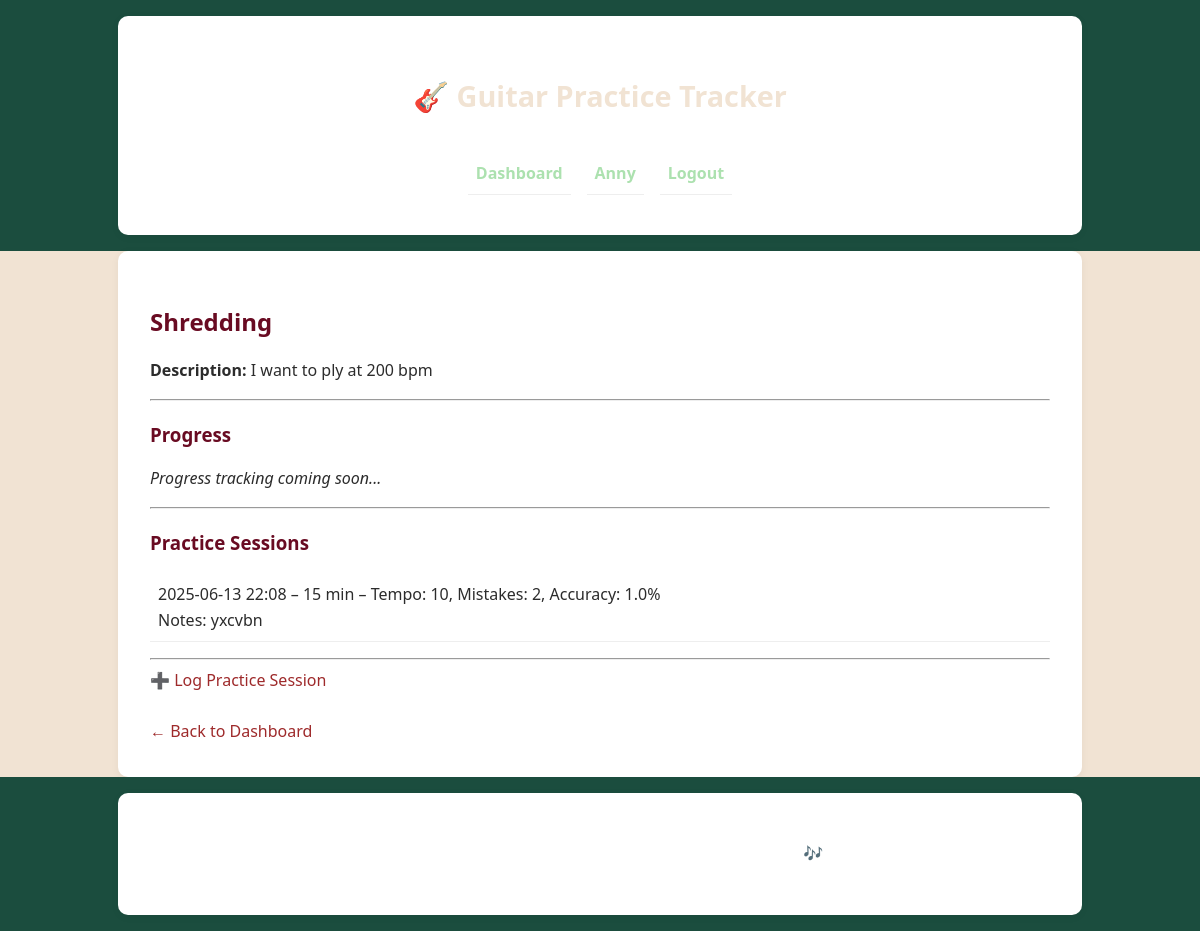
Page /practice/goal/1/ (signed in) on the earlier database version.
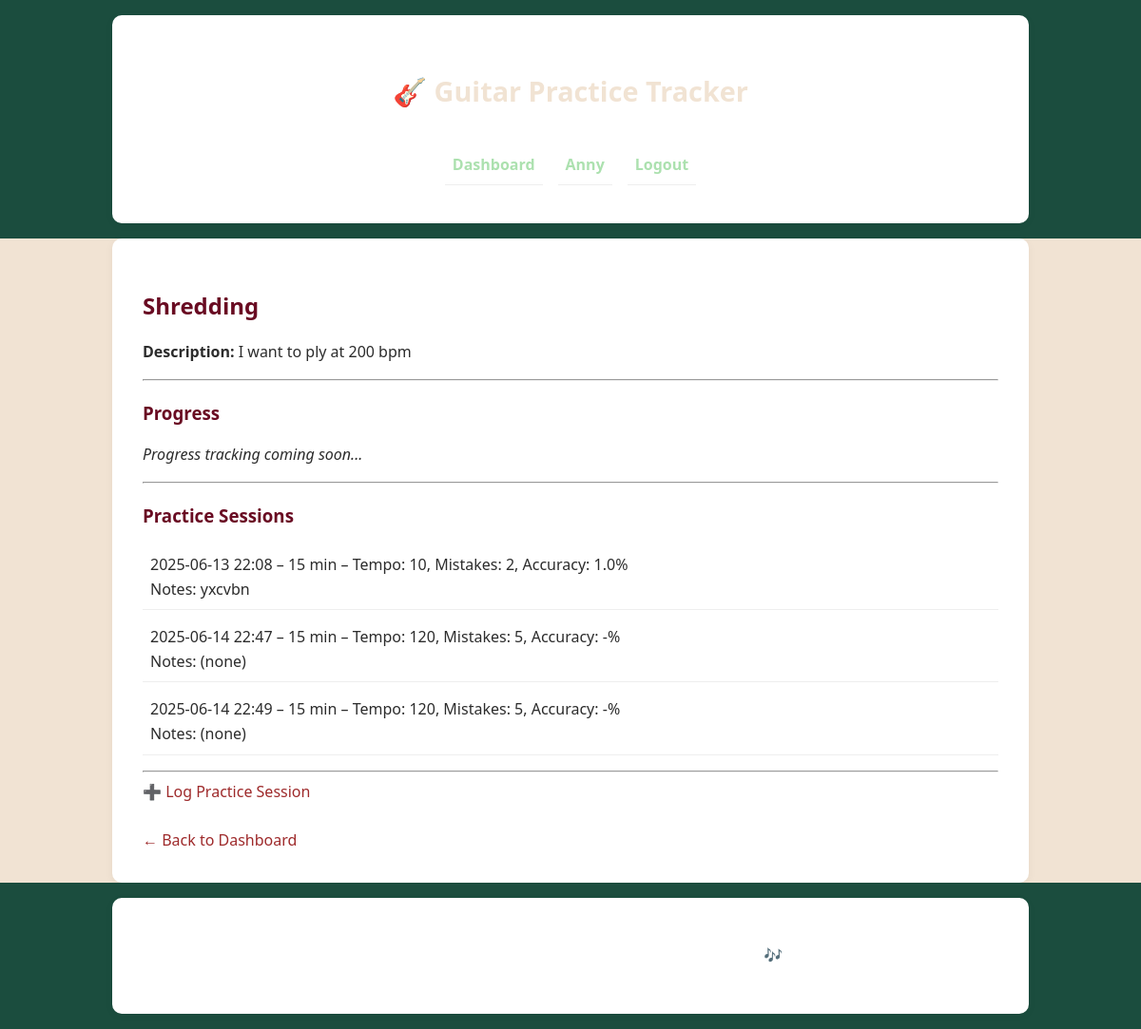
Same page on the later database version.
### practice/models.py (models this page shows, shortened)
class PracticeSession(models.Model):
    user = models.ForeignKey(User, on_delete=models.CASCADE)
    goal = models.ForeignKey(
                            Goal,
                            on_delete=models.SET_NULL,
                            null=True,
                            blank=True,
                            related_name='sessions'
        )
    date = models.DateTimeField(default=timezone.now)
    duration = models.PositiveIntegerField(help_text="Duration in minutes")
    tempo = models.PositiveIntegerField(null=True, blank=True)
    mistakes = models.PositiveIntegerField(null=True, blank=True)
    accuracy = models.FloatField(null=True, blank=True)
    progress_percent = models.FloatField(null=True, blank=True)
    notes = models.TextField(blank=True)

### practice/views.py (the view)
# urls.py: path('goal/<int:pk>/', views.goal_detail, name='goal_detail'),
@login_required
def goal_detail(request, pk):
    goal = get_object_or_404(Goal, pk=pk, user=request.user)
    sessions = PracticeSession.objects.filter(goal=goal)
    return render(request, 'practice/goal_detail.html', {
        'goal': goal,
        'sessions': sessions
    })

### practice/models.py (called while the page is built)
    def is_standard(self):
        return self.standard_goal is not None

### practice/templates/practice/goal_detail.html (shortened to what this page needs)
{% extends 'base.html' %}
{% block content %}
  <h2>{{ goal.title }}</h2>
  <p><strong>Description:</strong> {{ goal.description|default:"(No description)" }}</p>
  <hr>
  <h3>Progress</h3>
  <div>
    <p><em>Progress tracking coming soon...</em></p>
  </div>
  <hr>
  <h3>Practice Sessions</h3>
  {% if sessions %}
    <ul>
      {% for session in sessions %}
        <li>
          {{ session.date|date:"Y-m-d H:i" }} –
          {{ session.duration }} min –
          Tempo: {{ session.tempo|default:"-" }},
          Mistakes: {{ session.mistakes|default:"-" }},
          Accuracy: {{ session.accuracy|default:"-" }}%
          <br>
          Notes: {{ session.notes|default:"(none)" }}
        </li>
      {% endfor %}
    </ul>
  {% else %}
    <p>No practice sessions logged for this goal yet.</p>
  {% endif %}
  <hr>
  <a href="{% url 'create_session_for_goal' goal.id %}" class="btn btn-primary">➕ Log Practice Session</a>
  <br><br>
  <a href="{% url 'dashboard' %}">← Back to Dashboard</a>
{% endblock %}

Differences in the rows shown:
added PracticeSession: date "2025-06-14 22:47", duration "15", tempo "120", mistakes "5", accuracy "-", notes "(none)"
added PracticeSession: date "2025-06-14 22:49", duration "15", tempo "120", mistakes "5", accuracy "-", notes "(none)"
